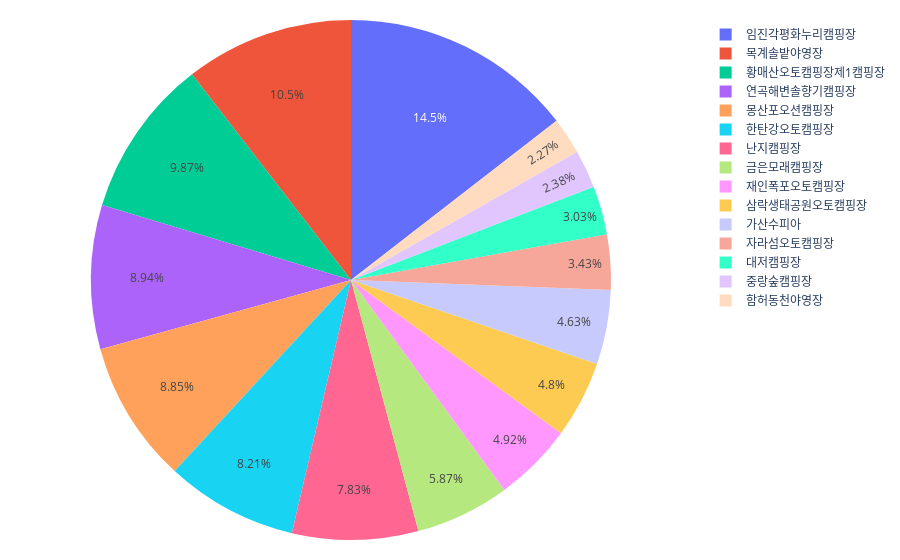
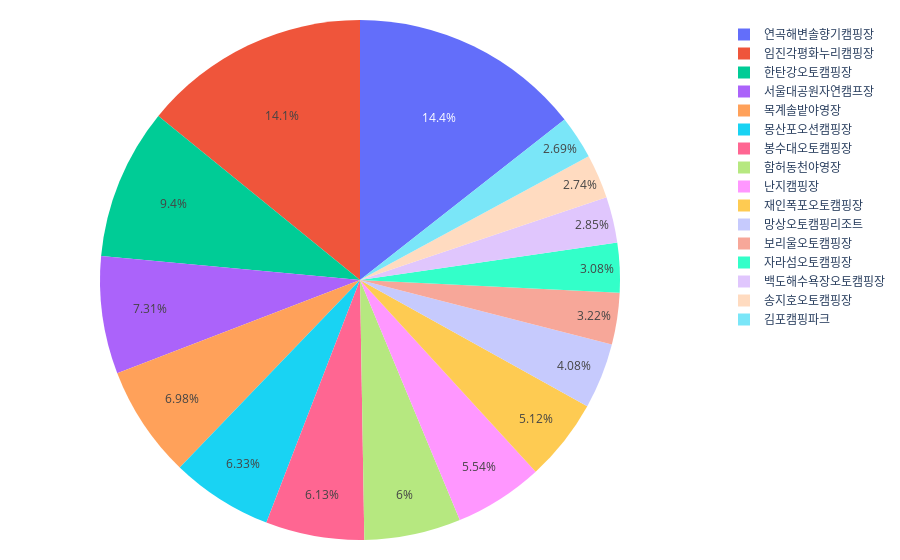
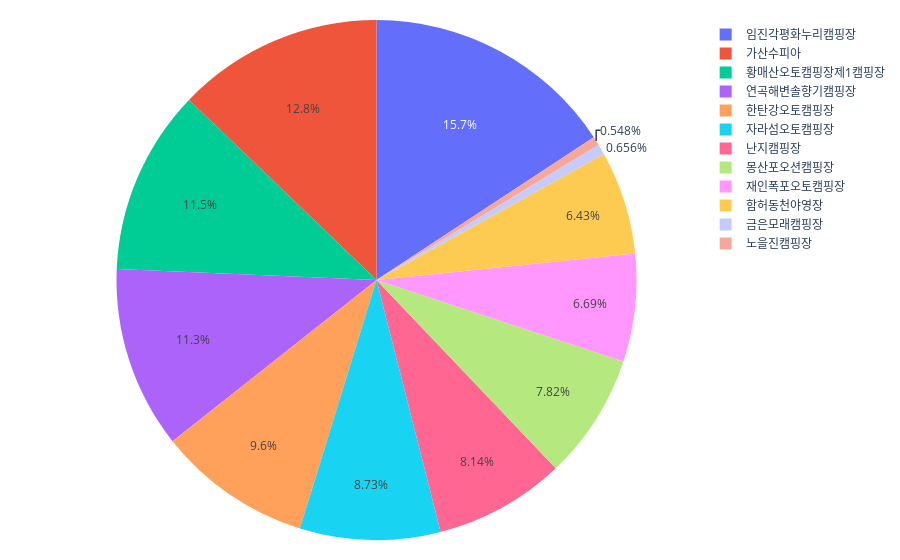
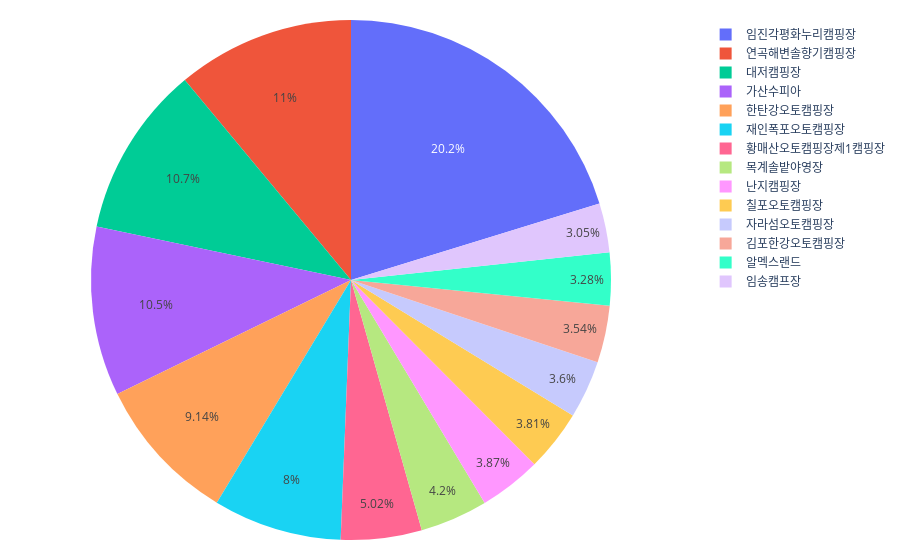

The cell these charts' notebook holds for them, in order:
### Code cell
ratio_total_1= list(c_1.loc[:,'검색건수'])
labels_total_1 = list(c_1.loc[:,'관광지명'])
ratio_total_2= list(c_2.loc[:,'검색건수'])
labels_total_2 = list(c_2.loc[:,'관광지명'])
ratio_total_3= list(c_3.loc[:,'검색건수'])
labels_total_3 = list(c_3.loc[:,'관광지명'])
ratio_total_4= list(c_4.loc[:,'검색건수'])
labels_total_4 = list(c_4.loc[:,'관광지명'])
# pull is given as a fraction of the pie radius
fig = go.Figure(data=[go.Pie(labels=labels_total_1, values=ratio_total_1)])
fig.update_layout(margin=dict(t=20, b=20, l=10, r=20))
fig.show()
fig = go.Figure(data=[go.Pie(labels=labels_total_2, values=ratio_total_2)])
fig.update_layout(margin=dict(t=20, b=20, l=10, r=20))
fig.show()
fig = go.Figure(data=[go.Pie(labels=labels_total_3, values=ratio_total_3)])
fig.update_layout(margin=dict(t=20, b=20, l=10, r=20))
fig.show()
fig = go.Figure(data=[go.Pie(labels=labels_total_4, values=ratio_total_4)])
fig.update_layout(margin=dict(t=20, b=20, l=10, r=20))
fig.show()

### Figure 1 — Plotly figure (JSON) as saved in the notebook; plotly's stock layout.template omitted (floating-point values rounded to 4 significant figures)
{"data": [{"labels": ["가산수피아", "금은모래캠핑장", "난지캠핑장", "대저캠핑장", "목계솔밭야영장", "몽산포오션캠핑장", "삼락생태공원오토캠핑장", "연곡해변솔향기캠핑장", "임진각평화누리캠핑장", "자라섬오토캠핑장", "재인폭포오토캠핑장", "중랑숲캠핑장", "한탄강오토캠핑장", "함허동천야영장", "황매산오토캠핑장제1캠핑장"], "type": "pie", "values": [9769, 12388, 16538, 6387, 22119, 18691, 10135, 18871, 30643, 7233, 10382, 5022, 17325, 4794, 20843]}], "layout": {"margin": {"b": 20, "l": 10, "r": 20, "t": 20}}}

### Figure 2 — Plotly figure (JSON) as saved in the notebook; plotly's stock layout.template omitted (floating-point values rounded to 4 significant figures)
{"data": [{"labels": ["김포캠핑파크", "난지캠핑장", "망상오토캠핑리조트", "목계솔밭야영장", "몽산포오션캠핑장", "백도해수욕장오토캠핑장", "보리울오토캠핑장", "봉수대오토캠핑장", "서울대공원자연캠프장", "송지호오토캠핑장", "연곡해변솔향기캠핑장", "임진각평화누리캠핑장", "자라섬오토캠핑장", "재인폭포오토캠핑장", "한탄강오토캠핑장", "함허동천야영장"], "type": "pie", "values": [4861, 10015, 7370, 12618, 11442, 5153, 5818, 11087, 13217, 4964, 26065, 25551, 5576, 9262, 16993, 10860]}], "layout": {"margin": {"b": 20, "l": 10, "r": 20, "t": 20}}}

### Figure 3 — Plotly figure (JSON) as saved in the notebook; plotly's stock layout.template omitted (floating-point values rounded to 4 significant figures)
{"data": [{"labels": ["가산수피아", "금은모래캠핑장", "난지캠핑장", "노을진캠핑장", "몽산포오션캠핑장", "연곡해변솔향기캠핑장", "임진각평화누리캠핑장", "자라섬오토캠핑장", "재인폭포오토캠핑장", "한탄강오토캠핑장", "함허동천야영장", "황매산오토캠핑장제1캠핑장"], "type": "pie", "values": [103850, 5314, 65926, 4437, 63368, 91752, 127536, 70704, 54180, 77734, 52124, 93155]}], "layout": {"margin": {"b": 20, "l": 10, "r": 20, "t": 20}}}

### Figure 4 — Plotly figure (JSON) as saved in the notebook; plotly's stock layout.template omitted (floating-point values rounded to 4 significant figures)
{"data": [{"labels": ["가산수피아", "김포한강오토캠핑장", "난지캠핑장", "대저캠핑장", "목계솔밭야영장", "알멕스랜드", "연곡해변솔향기캠핑장", "임송캠프장", "임진각평화누리캠핑장", "자라섬오토캠핑장", "재인폭포오토캠핑장", "칠포오토캠핑장", "한탄강오토캠핑장", "황매산오토캠핑장제1캠핑장"], "type": "pie", "values": [8686, 2922, 3189, 8785, 3465, 2707, 9098, 2518, 16689, 2966, 6593, 3140, 7533, 4142]}], "layout": {"margin": {"b": 20, "l": 10, "r": 20, "t": 20}}}
